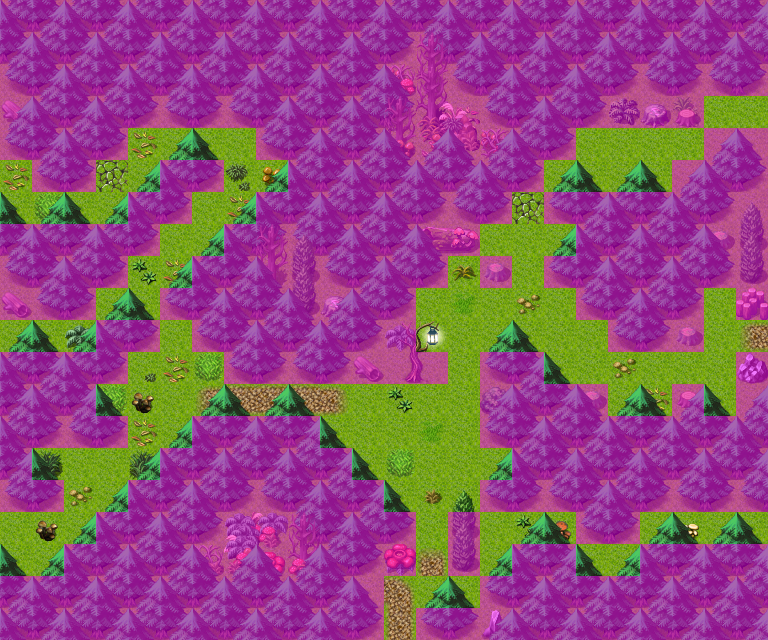

Rendered tile map (Tiled .tmx) drawn with the repository's tilesets; below, a short description and the map source with its tile grids summarised:
An orthogonal 24x20 tile map with 32x32 px tiles, 4 tile layers (Ground, Objects, Above, Walkable), 59 tilesets and 11 objects (7x mapchange, 4x spawn).

<map version="1.4" tiledversion="1.4.1" orientation="orthogonal" renderorder="right-down" width="24" height="20" tilewidth="32" tileheight="32" infinite="0" nextlayerid="9" nextobjectid="12">
 <tileset firstgid="1" name="map_bed_1" tilewidth="32" tileheight="32" tilecount="128" columns="16">
  <image source="../drawable/map_bed_1.png" width="512" height="256" />
 </tileset>
 <tileset firstgid="129" name="map_border_1" tilewidth="32" tileheight="32" tilecount="128" columns="16">
  <image source="../drawable/map_border_1.png" width="512" height="256" />
 </tileset>
 <tileset firstgid="257" name="map_bridge_1" tilewidth="32" tileheight="32" tilecount="128" columns="16">
  <image source="../drawable/map_bridge_1.png" width="512" height="256" />
 </tileset>
 <tileset firstgid="385" name="map_bridge_2" tilewidth="32" tileheight="32" tilecount="128" columns="16">
  <image source="../drawable/map_bridge_2.png" width="512" height="256" />
 </tileset>
 <tileset firstgid="513" name="map_broken_1" tilewidth="32" tileheight="32" tilecount="128" columns="16">
  <image source="../drawable/map_broken_1.png" width="512" height="256" />
 </tileset>
 <tileset firstgid="641" name="map_cavewall_1" tilewidth="32" tileheight="32" tilecount="108" columns="18">
  <image source="../drawable/map_cavewall_1.png" width="576" height="192" />
 </tileset>
 <tileset firstgid="749" name="map_cavewall_2" tilewidth="32" tileheight="32" tilecount="108" columns="18">
  <image source="../drawable/map_cavewall_2.png" width="576" height="192" />
 </tileset>
 <tileset firstgid="857" name="map_cavewall_3" tilewidth="32" tileheight="32" tilecount="108" columns="18">
  <image source="../drawable/map_cavewall_3.png" width="576" height="192" />
 </tileset>
 <tileset firstgid="965" name="map_cavewall_4" tilewidth="32" tileheight="32" tilecount="108" columns="18">
  <image source="../drawable/map_cavewall_4.png" width="576" height="192" />
 </tileset>
 <tileset firstgid="1073" name="map_chair_table_1" tilewidth="32" tileheight="32" tilecount="128" columns="16">
  <image source="../drawable/map_chair_table_1.png" width="512" height="256" />
 </tileset>
 <tileset firstgid="1201" name="map_chair_table_2" tilewidth="32" tileheight="32" tilecount="128" columns="16">
  <image source="../drawable/map_chair_table_2.png" width="512" height="256" />
 </tileset>
 <tileset firstgid="1329" name="map_crate_1" tilewidth="32" tileheight="32" tilecount="128" columns="16">
  <image source="../drawable/map_crate_1.png" width="512" height="256" />
 </tileset>
 <tileset firstgid="1457" name="map_cupboard_1" tilewidth="32" tileheight="32" tilecount="128" columns="16">
  <image source="../drawable/map_cupboard_1.png" width="512" height="256" />
 </tileset>
 <tileset firstgid="1585" name="map_curtain_1" tilewidth="32" tileheight="32" tilecount="128" columns="16">
  <image source="../drawable/map_curtain_1.png" width="512" height="256" />
 </tileset>
 <tileset firstgid="1713" name="map_entrance_1" tilewidth="32" tileheight="32" tilecount="128" columns="16">
  <image source="../drawable/map_entrance_1.png" width="512" height="256" />
 </tileset>
 <tileset firstgid="1841" name="map_entrance_2" tilewidth="32" tileheight="32" tilecount="128" columns="16">
  <image source="../drawable/map_entrance_2.png" width="512" height="256" />
 </tileset>
 <tileset firstgid="1969" name="map_fence_1" tilewidth="32" tileheight="32" tilecount="128" columns="16">
  <image source="../drawable/map_fence_1.png" width="512" height="256" />
 </tileset>
 <tileset firstgid="2097" name="map_fence_2" tilewidth="32" tileheight="32" tilecount="128" columns="16">
  <image source="../drawable/map_fence_2.png" width="512" height="256" />
 </tileset>
 <tileset firstgid="2225" name="map_fence_3" tilewidth="32" tileheight="32" tilecount="128" columns="16">
  <image source="../drawable/map_fence_3.png" width="512" height="256" />
 </tileset>
 <tileset firstgid="2353" name="map_fence_4" tilewidth="32" tileheight="32" tilecount="128" columns="16">
  <image source="../drawable/map_fence_4.png" width="512" height="256" />
 </tileset>
 <tileset firstgid="2481" name="map_ground_1" tilewidth="32" tileheight="32" tilecount="128" columns="16">
  <image source="../drawable/map_ground_1.png" width="512" height="256" />
 </tileset>
 <tileset firstgid="2609" name="map_ground_2" tilewidth="32" tileheight="32" tilecount="128" columns="16">
  <image source="../drawable/map_ground_2.png" width="512" height="256" />
 </tileset>
 <tileset firstgid="2737" name="map_ground_3" tilewidth="32" tileheight="32" tilecount="128" columns="16">
  <image source="../drawable/map_ground_3.png" width="512" height="256" />
 </tileset>
 <tileset firstgid="2865" name="map_ground_4" tilewidth="32" tileheight="32" tilecount="128" columns="16">
  <image source="../drawable/map_ground_4.png" width="512" height="256" />
 </tileset>
 <tileset firstgid="2993" name="map_ground_5" tilewidth="32" tileheight="32" tilecount="128" columns="16">
  <image source="../drawable/map_ground_5.png" width="512" height="256" />
 </tileset>
 <tileset firstgid="3121" name="map_ground_6" tilewidth="32" tileheight="32" tilecount="128" columns="16">
  <image source="../drawable/map_ground_6.png" width="512" height="256" />
 </tileset>
 <tileset firstgid="3249" name="map_ground_7" tilewidth="32" tileheight="32" tilecount="128" columns="16">
  <image source="../drawable/map_ground_7.png" width="512" height="256" />
 </tileset>
 <tileset firstgid="3377" name="map_ground_8" tilewidth="32" tileheight="32" tilecount="128" columns="16">
  <image source="../drawable/map_ground_8.png" width="512" height="256" />
 </tileset>
 <tileset firstgid="3505" name="map_house_1" tilewidth="32" tileheight="32" tilecount="128" columns="16">
  <image source="../drawable/map_house_1.png" width="512" height="256" />
 </tileset>
 <tileset firstgid="3633" name="map_house_2" tilewidth="32" tileheight="32" tilecount="128" columns="16">
  <image source="../drawable/map_house_2.png" width="512" height="256" />
 </tileset>
 <tileset firstgid="3761" name="map_indoor_1" tilewidth="32" tileheight="32" tilecount="128" columns="16">
  <image source="../drawable/map_indoor_1.png" width="512" height="256" />
 </tileset>
 <tileset firstgid="3889" name="map_indoor_2" tilewidth="32" tileheight="32" tilecount="128" columns="16">
  <image source="../drawable/map_indoor_2.png" width="512" height="256" />
 </tileset>
 <tileset firstgid="4017" name="map_kitchen_1" tilewidth="32" tileheight="32" tilecount="128" columns="16">
  <image source="../drawable/map_kitchen_1.png" width="512" height="256" />
 </tileset>
 <tileset firstgid="4145" name="map_outdoor_1" tilewidth="32" tileheight="32" tilecount="128" columns="16">
  <image source="../drawable/map_outdoor_1.png" width="512" height="256" />
 </tileset>
 <tileset firstgid="4273" name="map_pillar_1" tilewidth="32" tileheight="32" tilecount="128" columns="16">
  <image source="../drawable/map_pillar_1.png" width="512" height="256" />
 </tileset>
 <tileset firstgid="4401" name="map_pillar_2" tilewidth="32" tileheight="32" tilecount="128" columns="16">
  <image source="../drawable/map_pillar_2.png" width="512" height="256" />
 </tileset>
 <tileset firstgid="4529" name="map_plant_1" tilewidth="32" tileheight="32" tilecount="128" columns="16">
  <image source="../drawable/map_plant_1.png" width="512" height="256" />
 </tileset>
 <tileset firstgid="4657" name="map_plant_2" tilewidth="32" tileheight="32" tilecount="128" columns="16">
  <image source="../drawable/map_plant_2.png" width="512" height="256" />
 </tileset>
 <tileset firstgid="4785" name="map_rock_1" tilewidth="32" tileheight="32" tilecount="128" columns="16">
  <image source="../drawable/map_rock_1.png" width="512" height="256" />
 </tileset>
 <tileset firstgid="4913" name="map_rock_2" tilewidth="32" tileheight="32" tilecount="128" columns="16">
  <image source="../drawable/map_rock_2.png" width="512" height="256" />
 </tileset>
 <tileset firstgid="5041" name="map_roof_1" tilewidth="32" tileheight="32" tilecount="128" columns="16">
  <image source="../drawable/map_roof_1.png" width="512" height="256" />
 </tileset>
 <tileset firstgid="5169" name="map_roof_2" tilewidth="32" tileheight="32" tilecount="128" columns="16">
  <image source="../drawable/map_roof_2.png" width="512" height="256" />
 </tileset>
 <tileset firstgid="5297" name="map_roof_3" tilewidth="32" tileheight="32" tilecount="128" columns="16">
  <image source="../drawable/map_roof_3.png" width="512" height="256" />
 </tileset>
 <tileset firstgid="5425" name="map_shop_1" tilewidth="32" tileheight="32" tilecount="128" columns="16">
  <image source="../drawable/map_shop_1.png" width="512" height="256" />
 </tileset>
 <tileset firstgid="5553" name="map_sign_ladder_1" tilewidth="32" tileheight="32" tilecount="128" columns="16">
  <image source="../drawable/map_sign_ladder_1.png" width="512" height="256" />
 </tileset>
 <tileset firstgid="5681" name="map_table_1" tilewidth="32" tileheight="32" tilecount="128" columns="16">
  <image source="../drawable/map_table_1.png" width="512" height="256" />
 </tileset>
 <tileset firstgid="5809" name="map_trail_1" tilewidth="32" tileheight="32" tilecount="128" columns="16">
  <image source="../drawable/map_trail_1.png" width="512" height="256" />
 </tileset>
 <tileset firstgid="5937" name="map_transition_1" tilewidth="32" tileheight="32" tilecount="128" columns="16">
  <image source="../drawable/map_transition_1.png" width="512" height="256" />
 </tileset>
 <tileset firstgid="6065" name="map_transition_2" tilewidth="32" tileheight="32" tilecount="128" columns="16">
  <image source="../drawable/map_transition_2.png" width="512" height="256" />
 </tileset>
 <tileset firstgid="6193" name="map_transition_3" tilewidth="32" tileheight="32" tilecount="128" columns="16">
  <image source="../drawable/map_transition_3.png" width="512" height="256" />
 </tileset>
 <tileset firstgid="6321" name="map_transition_4" tilewidth="32" tileheight="32" tilecount="128" columns="16">
  <image source="../drawable/map_transition_4.png" width="512" height="256" />
 </tileset>
 <tileset firstgid="6449" name="map_tree_1" tilewidth="32" tileheight="32" tilecount="128" columns="16">
  <image source="../drawable/map_tree_1.png" width="512" height="256" />
 </tileset>
 <tileset firstgid="6577" name="map_tree_2" tilewidth="32" tileheight="32" tilecount="128" columns="16">
  <image source="../drawable/map_tree_2.png" width="512" height="256" />
 </tileset>
 <tileset firstgid="6705" name="map_wall_1" tilewidth="32" tileheight="32" tilecount="128" columns="16">
  <image source="../drawable/map_wall_1.png" width="512" height="256" />
 </tileset>
 <tileset firstgid="6833" name="map_wall_2" tilewidth="32" tileheight="32" tilecount="120" columns="15">
  <image source="../drawable/map_wall_2.png" width="480" height="256" />
 </tileset>
 <tileset firstgid="6953" name="map_wall_3" tilewidth="32" tileheight="32" tilecount="120" columns="15">
  <image source="../drawable/map_wall_3.png" width="480" height="256" />
 </tileset>
 <tileset firstgid="7073" name="map_wall_4" tilewidth="32" tileheight="32" tilecount="120" columns="15">
  <image source="../drawable/map_wall_4.png" width="480" height="256" />
 </tileset>
 <tileset firstgid="7193" name="map_window_1" tilewidth="32" tileheight="32" tilecount="128" columns="16">
  <image source="../drawable/map_window_1.png" width="512" height="256" />
 </tileset>
 <tileset firstgid="7321" name="map_window_2" tilewidth="32" tileheight="32" tilecount="128" columns="16">
  <image source="../drawable/map_window_2.png" width="512" height="256" />
 </tileset>
 <layer id="1" name="Ground" width="24" height="20">
  <data>[480 cells, 480 non-empty, 1 distinct tile ids]</data>
 </layer>
 <layer id="2" name="Objects" width="24" height="20">
  <data>[480 cells, 395 non-empty, 58 distinct tile ids]</data>
 </layer>
 <layer id="3" name="Above" width="24" height="20">
  <data>[480 cells, 101 non-empty, 6 distinct tile ids]</data>
 </layer>
 <layer id="4" name="Walkable" width="24" height="20">
  <data>[480 cells, 358 non-empty, 1 distinct tile ids]</data>
 </layer>
 <objectgroup id="5" name="Mapevents">
  <object id="1" name="west1" type="mapchange" x="0" y="160" width="32" height="64">
   <properties>
    <property name="map" value="mywild18" />
    <property name="place" value="east1" />
   </properties>
  </object>
  <object id="2" name="west2" type="mapchange" x="0" y="320" width="32" height="32">
   <properties>
    <property name="map" value="mywild18" />
    <property name="place" value="east2" />
   </properties>
  </object>
  <object id="3" name="west3" type="mapchange" x="0" y="512" width="32" height="64">
   <properties>
    <property name="map" value="mywild18" />
    <property name="place" value="east3" />
   </properties>
  </object>
  <object id="4" name="east1" type="mapchange" x="736" y="96" width="32" height="32">
   <properties>
    <property name="map" value="mywild20" />
    <property name="place" value="west1" />
   </properties>
  </object>
  <object id="5" name="east2" type="mapchange" x="736" y="320" width="32" height="32">
   <properties>
    <property name="map" value="mywild20" />
    <property name="place" value="west2" />
   </properties>
  </object>
  <object id="6" name="east3" type="mapchange" x="736" y="512" width="32" height="32">
   <properties>
    <property name="map" value="mywild20" />
    <property name="place" value="west3" />
   </properties>
  </object>
  <object id="7" name="south" type="mapchange" x="384" y="608" width="32" height="32">
   <properties>
    <property name="map" value="mywildcave" />
    <property name="place" value="north" />
   </properties>
  </object>
 </objectgroup>
 <objectgroup id="6" name="Spawn">
  <object id="8" name="forestserpent1" type="spawn" x="96" y="128" width="192" height="160">
   <properties>
    <property name="quantity" value="2" />
   </properties>
  </object>
  <object id="9" name="forestwolf1" type="spawn" x="128" y="224" width="96" height="160" />
  <object id="10" name="forestserpent1" type="spawn" x="96" y="384" width="384" height="128">
   <properties>
    <property name="quantity" value="3" />
   </properties>
  </object>
  <object id="11" name="forestwolf1" type="spawn" x="416" y="128" width="224" height="352">
   <properties>
    <property name="quantity" value="2" />
   </properties>
  </object>
 </objectgroup>
 <objectgroup id="7" name="Keys" />
 <objectgroup id="8" name="Replace" />
</map>
